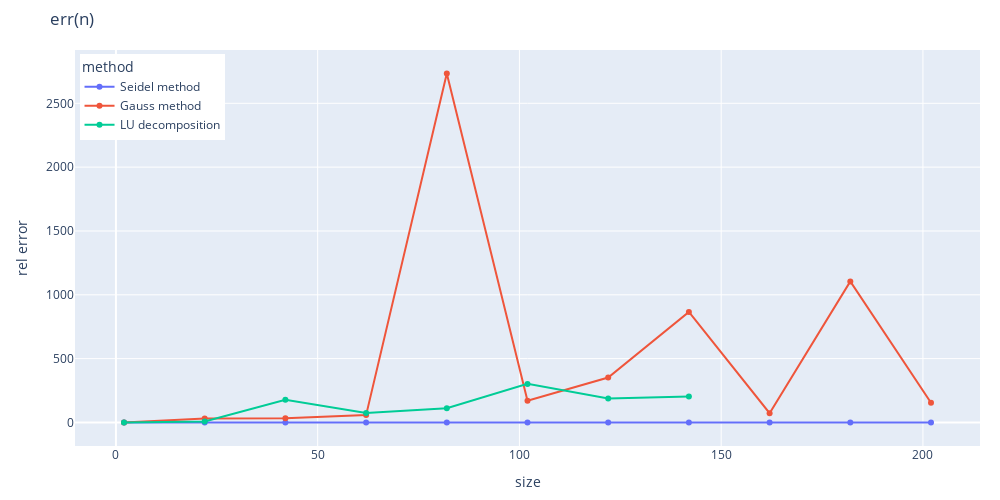

Here is the notebook cell this chart was saved with:
### Code cell
fig = px.line(testing_df2, x='size', y='rel error', color='method', markers='o', title='err(n)', height=500, width=1000)
fig.update_layout(legend=dict(x=0.005, y=0.99),
                  margin=dict(l=75, r=20, t=50, b=15))

### Figure 1 — Plotly figure (JSON) as saved in the notebook; plotly's stock layout.template omitted (floating-point values rounded to 4 significant figures)
{"data": [{"hovertemplate": "method=Seidel method<br>size=%{x}<br>rel error=%{y}<extra></extra>", "legendgroup": "Seidel method", "line": {"color": "#636efa", "dash": "solid"}, "marker": {"symbol": "circle"}, "mode": "markers+lines", "name": "Seidel method", "orientation": "v", "showlegend": true, "type": "scatter", "x": [2, 22, 42, 62, 82, 102, 122, 142, 162, 182, 202], "xaxis": "x", "y": [0.000256, 0.07561, 0.04616, 0.04825, 0.05417, 0.03841, 0.04634, 0.02846, 0.03273, 0.03187, 0.02165], "yaxis": "y"}, {"hovertemplate": "method=Gauss method<br>size=%{x}<br>rel error=%{y}<extra></extra>", "legendgroup": "Gauss method", "line": {"color": "#EF553B", "dash": "solid"}, "marker": {"symbol": "circle"}, "mode": "markers+lines", "name": "Gauss method", "orientation": "v", "showlegend": true, "type": "scatter", "x": [2, 22, 42, 62, 82, 102, 122, 142, 162, 182, 202], "xaxis": "x", "y": [6.661e-16, 30.34, 33.48, 57.49, 2733.0, 169.3, 351.9, 866.0, 72.58, 1104.0, 154.4], "yaxis": "y"}, {"hovertemplate": "method=LU decomposition<br>size=%{x}<br>rel error=%{y}<extra></extra>", "legendgroup": "LU decomposition", "line": {"color": "#00cc96", "dash": "solid"}, "marker": {"symbol": "circle"}, "mode": "markers+lines", "name": "LU decomposition", "orientation": "v", "showlegend": true, "type": "scatter", "x": [2, 22, 42, 62, 82, 102, 122, 142, 162, 182, 202], "xaxis": "x", "y": [6.661e-16, 7.084, 178.4, 74.64, 111.6, 302.1, 187.9, 203.9, null, null, null], "yaxis": "y"}], "layout": {"height": 500, "legend": {"title": {"text": "method"}, "tracegroupgap": 0, "x": 0.005, "y": 0.99}, "margin": {"b": 15, "l": 75, "r": 20, "t": 50}, "title": {"text": "err(n)"}, "width": 1000, "xaxis": {"anchor": "y", "domain": [0, 1], "title": {"text": "size"}}, "yaxis": {"anchor": "x", "domain": [0, 1], "title": {"text": "rel error"}}}}
